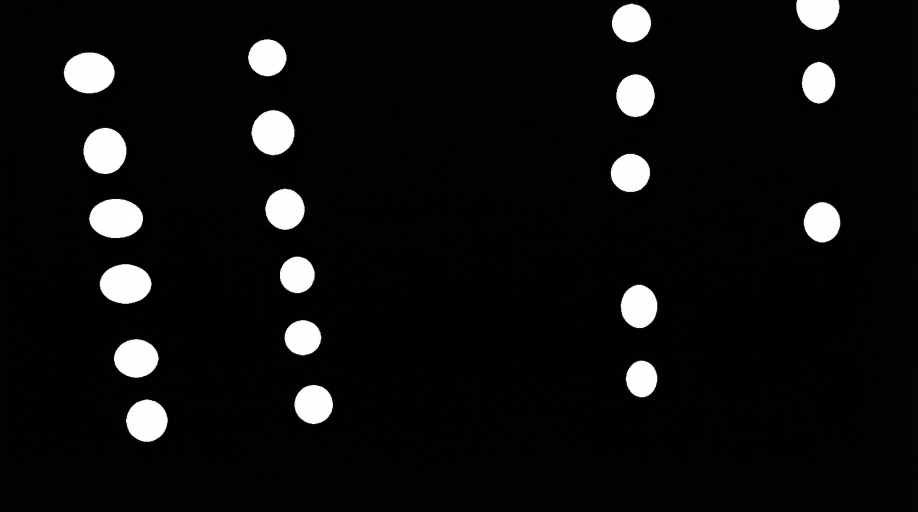
#> input picture mask.png, 2752 x 1536 px (shown at 1/3 size)
$ python convert_mask_resolution.py
#> lines starting #> are read from the running program, lines starting #| are printed output that depends on the picture; after the words box and inside, x2 and y2 are one past the last pixel; in counts of white or black regions, pixels touching at a corner belong together
#> the answer given: 1
#!/usr/bin/env python3
"""
Mask分辨率转换工具
将1080p的mask转换为640x480分辨率
"""

import cv2
import numpy as np
import os

def convert_mask_resolution():
    """转换mask分辨率"""

    print("=== Mask分辨率转换工具 ===")
    print("将1080p的mask转换为640x480分辨率")
    print()

    # 检查原始mask文件
    original_mask = "mask.png"
    if not os.path.exists(original_mask):
        print(f"[ERROR] 原始mask文件不存在: {original_mask}")
        return False

    # 读取原始mask
    mask_img = cv2.imread(original_mask, cv2.IMREAD_GRAYSCALE)
#> mask_img: shape (1536, 2752); min 0, max 255, mean 14.9
    if mask_img is None:
        print(f"[ERROR] 无法读取mask文件: {original_mask}")
        return False

    print(f"原始mask尺寸: {mask_img.shape}")
#| 原始mask尺寸: (1536, 2752)

    # 目标分辨率
    target_width = 640
    target_height = 480

    # 转换分辨率
    converted_mask = cv2.resize(mask_img, (target_width, target_height), interpolation=cv2.INTER_NEAREST)
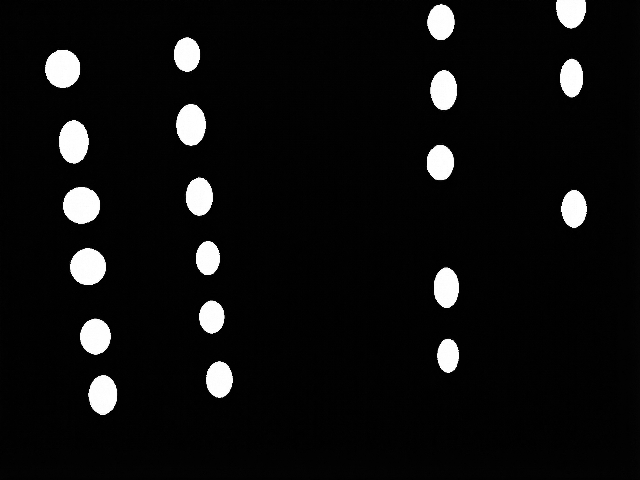
#> converted_mask: shape (480, 640); min 0, max 255, mean 14.9

    print(f"转换后尺寸: {converted_mask.shape}")
#| 转换后尺寸: (480, 640)

    # 保存转换后的mask
    converted_filename = "mask_640x480.png"
    cv2.imwrite(converted_filename, converted_mask)
    print(f"转换后的mask已保存: {converted_filename}")

    # 备份原始mask
    backup_filename = "mask_1920x1080_backup.png"
    cv2.imwrite(backup_filename, mask_img)
    print(f"原始mask已备份: {backup_filename}")

    # 替换原始mask
    cv2.imwrite(original_mask, converted_mask)
    print(f"已更新原始mask文件: {original_mask}")

    # 分析转换结果
    print("\n=== 转换结果分析 ===")

    # 识别光点区域
    binary_mask_original = (mask_img > 200).astype(np.uint8) * 255
#> binary_mask_original: shape (1536, 2752); 5.3% white; 20 white regions
    contours_original, _ = cv2.findContours(binary_mask_original, cv2.RETR_EXTERNAL, cv2.CHAIN_APPROX_SIMPLE)
#> contours_original = 20 contours; largest, box (x1, y1, x2, y2) and area: (268, 597, 429, 714) 14525, (192, 158, 344, 280) 14290, (300, 793, 454, 911) 13951, (251, 384, 379, 522) 13616, (755, 331, 883, 465) 13114

    binary_mask_converted = (converted_mask > 200).astype(np.uint8) * 255
#> binary_mask_converted: shape (480, 640); 5.3% white; 20 white regions
    contours_converted, _ = cv2.findContours(binary_mask_converted, cv2.RETR_EXTERNAL, cv2.CHAIN_APPROX_SIMPLE)
#> contours_converted = 20 contours; largest, box (x1, y1, x2, y2) and area: (63, 187, 100, 224) 1015, (45, 50, 80, 88) 1002, (70, 248, 106, 285) 982, (59, 120, 89, 164) 954, (176, 104, 206, 146) 916

    # 过滤小区域
    valid_contours_original = [c for c in contours_original if cv2.contourArea(c) >= 10]
#> valid_contours_original has the same summary as contours_original
    valid_contours_converted = [c for c in contours_converted if cv2.contourArea(c) >= 10]
#> valid_contours_converted has the same summary as contours_converted

    print(f"原始mask光点数: {len(valid_contours_original)}")
#| 原始mask光点数: 20
    print(f"转换后光点数: {len(valid_contours_converted)}")
#| 转换后光点数: 20

    if len(valid_contours_original) > 0:
        original_areas = [cv2.contourArea(c) for c in valid_contours_original]
#> original_areas = [11859, 10217, 7760, 11593.5, 8716, 10748.5, 13951, 8660.5, 9935.5, 14525, 10936.5, 10223.5, 13615.5, 13113.5, 11239, 9362.5, 14290, 9572, 10171.5, 9274]
        print(f"原始光点面积: 最小={min(original_areas):.1f}, 最大={max(original_areas):.1f}, 平均={sum(original_areas)/len(original_areas):.1f}")
#| 原始光点面积: 最小=7760.0, 最大=14525.0, 平均=10988.2

    if len(valid_contours_converted) > 0:
        converted_areas = [cv2.contourArea(c) for c in valid_contours_converted]
#> converted_areas = [828, 712, 531.5, 809.5, 606, 745.5, 982, 600.5, 697, 1015, 760, 710, 954, 916, 787, 649.5, 1002.5, 661, 710.5, 653]
        print(f"转换后光点面积: 最小={min(converted_areas):.1f}, 最大={max(converted_areas):.1f}, 平均={sum(converted_areas)/len(converted_areas):.1f}")
#| 转换后光点面积: 最小=531.5, 最大=1015.0, 平均=766.5

    # 创建对比图像
    comparison_img = np.zeros((480, 1280, 3), dtype=np.uint8)

    # 左侧：原始mask缩放到640x480用于显示
    original_display = cv2.resize(mask_img, (640, 480), interpolation=cv2.INTER_NEAREST)
    comparison_img[:, :640, 0] = original_display
    comparison_img[:, :640, 1] = original_display
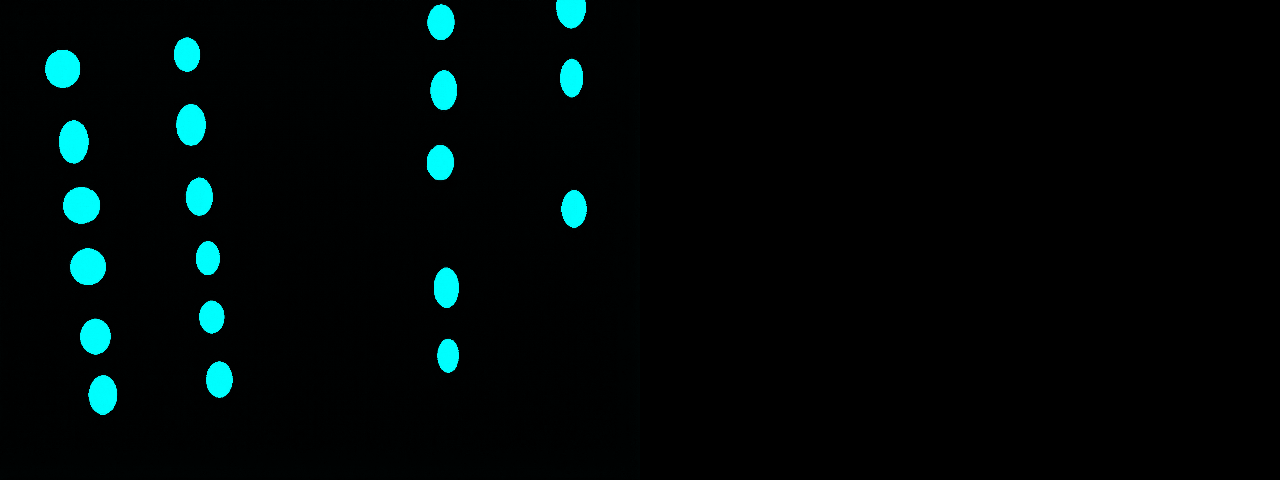
#> comparison_img: shape (480, 1280, 3); mean of channels 0, 1, 2 7.5, 7.5, 0; drawn as B, G, R
    comparison_img[:, :640, 2] = original_display
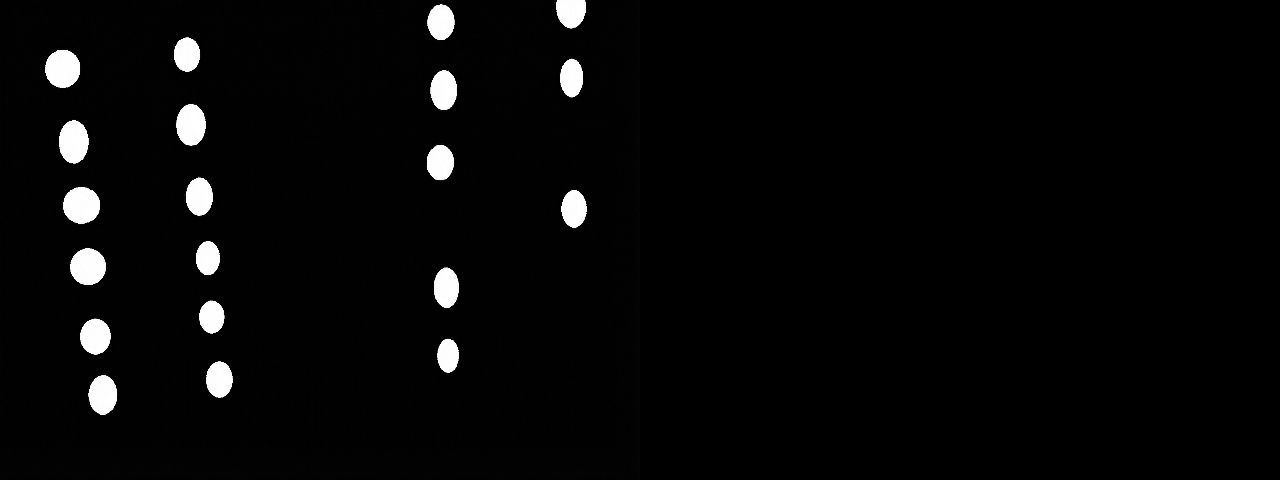
#> comparison_img: shape (480, 1280, 3); min 0, max 255, mean 7.5

    # 右侧：转换后的mask
    comparison_img[:, 640:, 0] = converted_mask
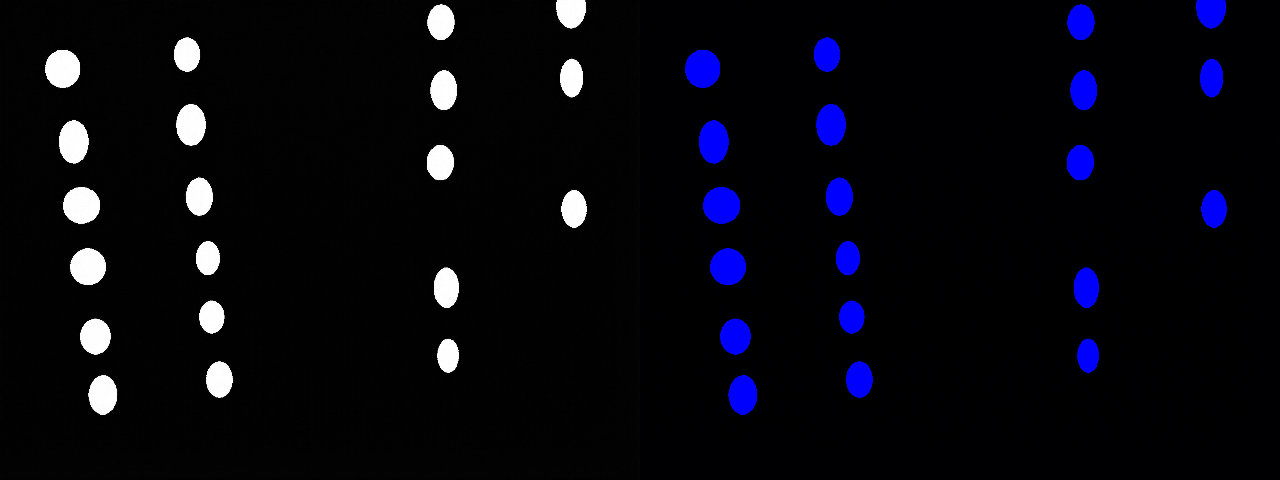
#> comparison_img: shape (480, 1280, 3); mean of channels 0, 1, 2 14.9, 7.5, 7.5; drawn as B, G, R
    comparison_img[:, 640:, 1] = converted_mask
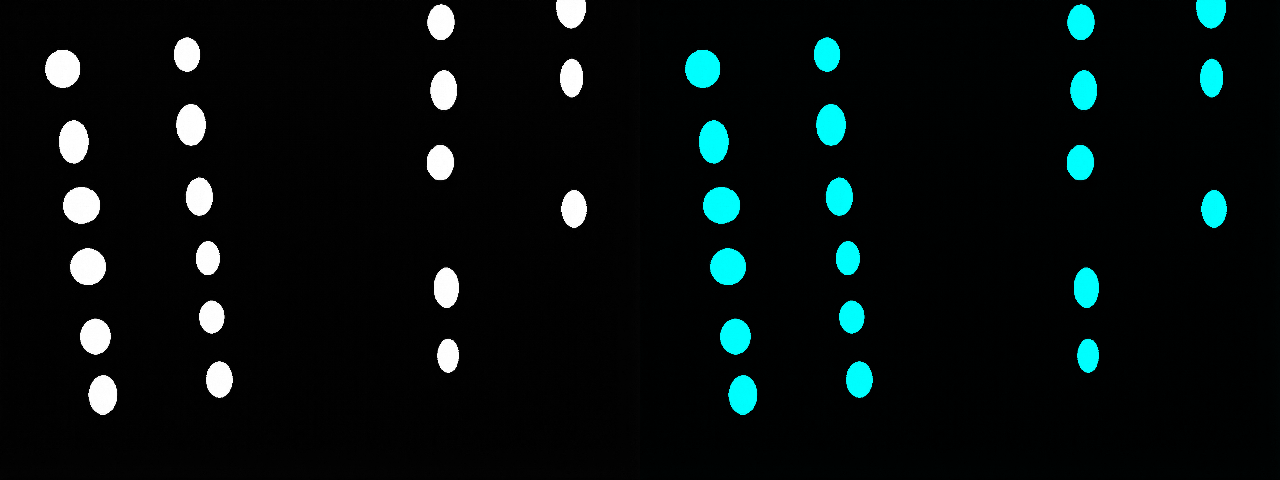
#> comparison_img: shape (480, 1280, 3); mean of channels 0, 1, 2 14.9, 14.9, 7.5; drawn as B, G, R
    comparison_img[:, 640:, 2] = converted_mask
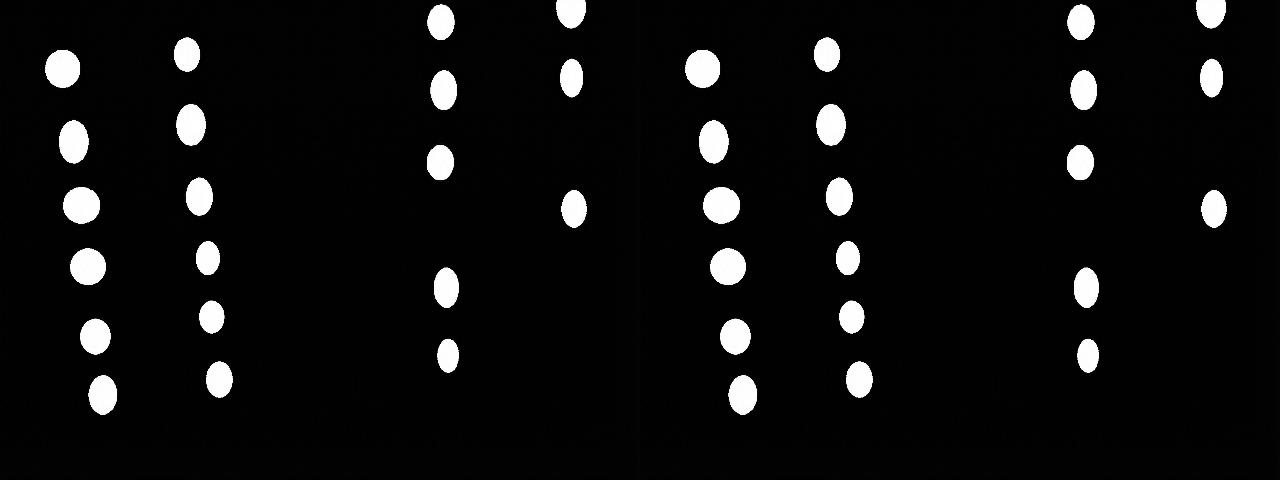
#> comparison_img: shape (480, 1280, 3); min 0, max 255, mean 14.9

    # 添加分割线
    cv2.line(comparison_img, (640, 0), (640, 480), (0, 255, 0), 2)

    # 添加标签
    cv2.putText(comparison_img, "Original (1920x1080)", (10, 30), cv2.FONT_HERSHEY_SIMPLEX, 0.7, (255, 255, 255), 2)
    cv2.putText(comparison_img, "Converted (640x480)", (650, 30), cv2.FONT_HERSHEY_SIMPLEX, 0.7, (255, 255, 255), 2)
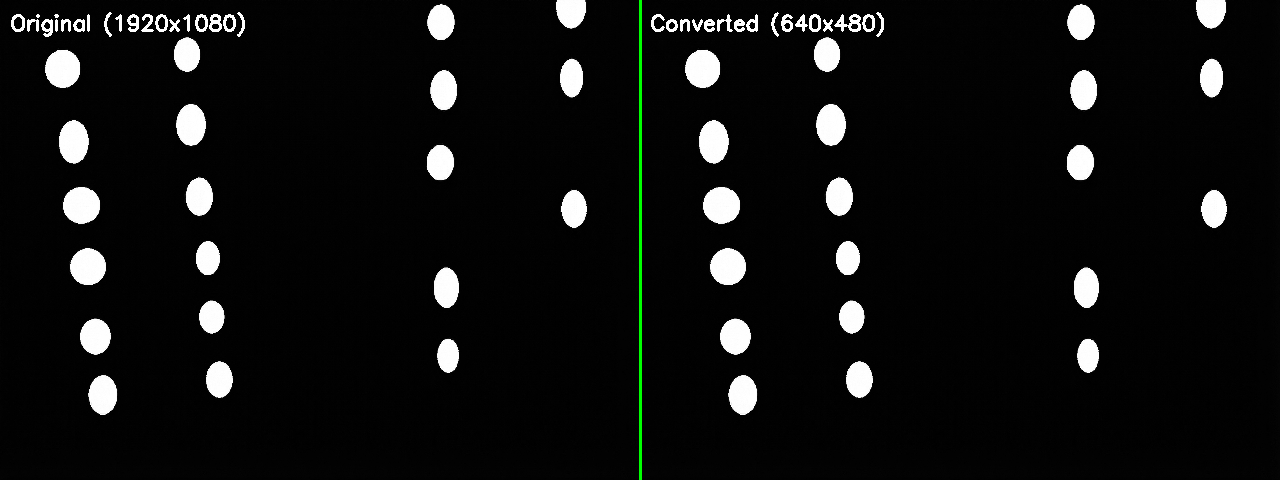
#> comparison_img: shape (480, 1280, 3); mean of channels 0, 1, 2 16.3, 16.9, 16.3; drawn as B, G, R

    comparison_filename = "mask_conversion_comparison.jpg"
    cv2.imwrite(comparison_filename, comparison_img)
    print(f"对比图像已保存: {comparison_filename}")

    return True

# [105 lines left out: function test_mask_with_camera, not called in this run]

def main():
    """主函数"""
    print("选择操作:")
    print("1. 转换mask分辨率 (1920x1080 -> 640x480)")
    print("2. 测试mask与摄像头对齐")
    print("3. 执行完整流程 (转换+测试)")

    try:
        choice = input("请输入选择 (1-3): ").strip()

        if choice == "1":
            convert_mask_resolution()
        elif choice == "2":
            test_mask_with_camera()
        elif choice == "3":
            if convert_mask_resolution():
                test_mask_with_camera()
        else:
            print("[ERROR] 无效选择")
            return 1

        return 0

    except Exception as e:
        print(f"[ERROR] 程序错误: {e}")
        return 1

if __name__ == "__main__":
    import sys
    sys.exit(main())
#> (the program exits here)
